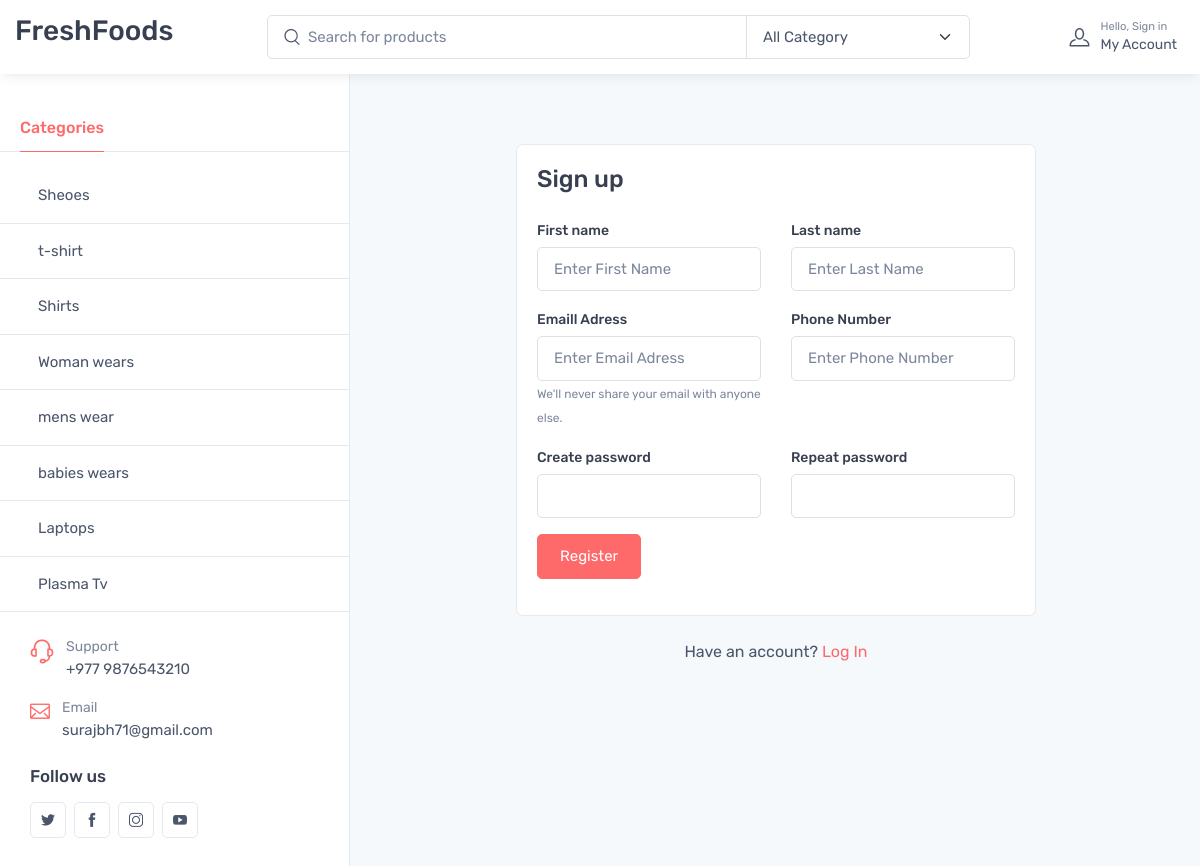
The page /accounts/register/ on the database as committed earlier.
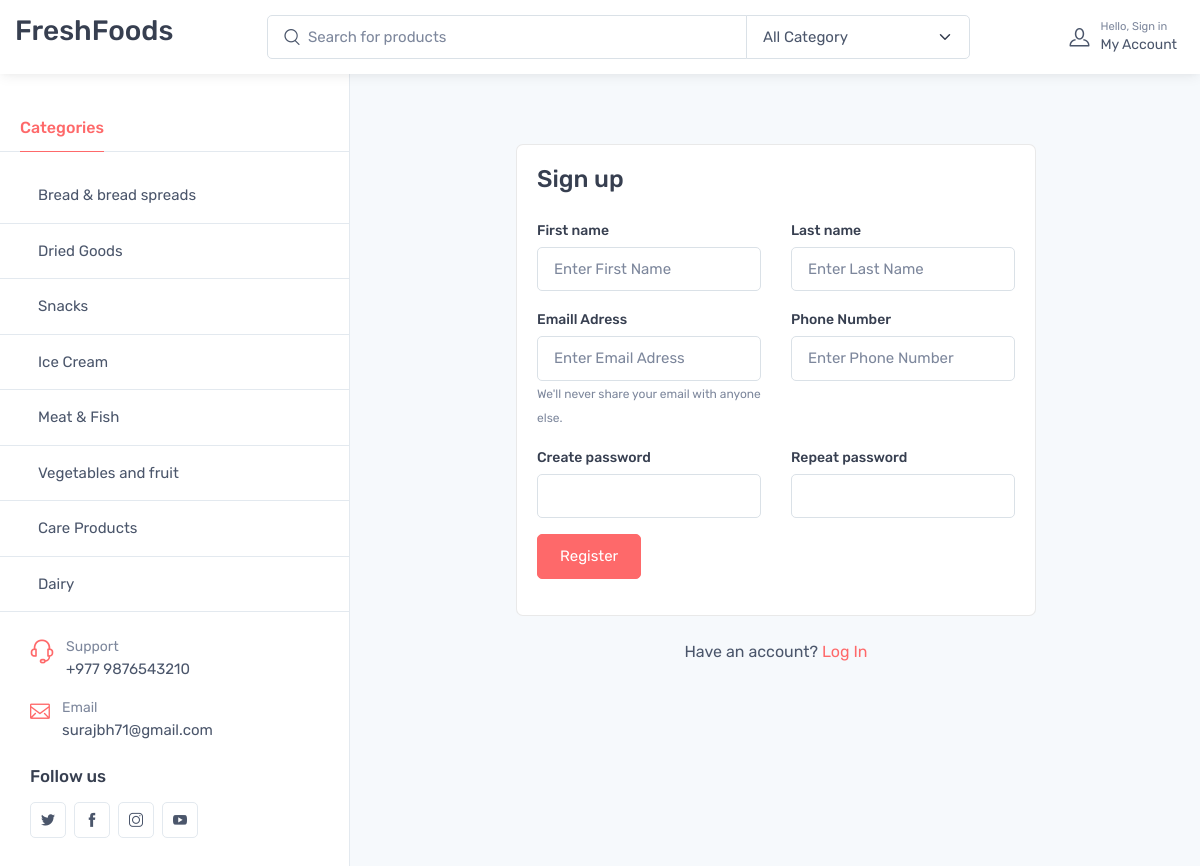
The same page on the database as committed later.
### category/models.py (models this page shows, shortened)
class Category(models.Model):
    category_name = models.CharField(max_length=200,unique=True)
    slug = models.SlugField(max_length=100, unique=True)
    icon = models.CharField(max_length=200)
    class Meta:
        verbose_name = 'catgory'
        verbose_name_plural = 'categories'

### accounts/views.py (the view)
# urls.py: path('register/', views.register,name='register' ),
def register(request):
    if request.method == "POST":
        form = RegistrationForm(request.POST)
        if form.is_valid():
            first_name = form.cleaned_data['first_name']
            last_name = form.cleaned_data['last_name']
            email = form.cleaned_data['email']
            username = email.split('@')[0]
            phone_number = form.cleaned_data['phone_number']
            password = form.cleaned_data['password']
            user = Account.objects.create_user(first_name=first_name, last_name=last_name, username=username, email=email, password=password)
            user.phone_number = phone_number
            user.is_active = True
            user.save()
            profile = UserProfile()
            profile.user_id = user.id
            profile.profile_pic = 'default/default-user.png'
            profile.save()
            return redirect('register')
    else:
        form = RegistrationForm()
    context = {
        'form': form
    }
    return render(request, 'accounts/register.html',context)

### accounts/forms.py (shortened to what this page needs)
class RegistrationForm(forms.ModelForm):
    password = forms.CharField(widget=forms.PasswordInput(attrs={
        'class': 'form-control',
    }))
    confirm_password = forms.CharField(widget=forms.PasswordInput(attrs={
        'class': 'form-control'
    }))
    first_name = forms.CharField(widget=forms.TextInput(attrs={
        'placeholder': 'Enter First Name',
        'class': 'form-control',
    }))
    last_name = forms.CharField(widget=forms.TextInput(attrs={
        'placeholder': 'Enter Last Name',
        'class': 'form-control'
    }))
    email = forms.CharField(widget=forms.EmailInput(attrs={
        'placeholder': 'Enter Email Adress',
        'class': 'form-control',
    }))
    phone_number = forms.CharField(widget=forms.NumberInput(attrs={
        'placeholder': 'Enter Phone Number',
        'class': 'form-control'
    }))
    class Meta:
        model = Account
        fields = ['first_name', 'last_name', 'email',
                  'phone_number', 'password', 'confirm_password']
    def __init__(self, *args, **kwargs):
       super(RegistrationForm, self).__init__(*args, **kwargs)

### accounts/templates/accounts/register.html (shortened to what this page needs)
{% extends "base.html" %}
{% block content %}
<main class="offcanvas-enabled" style="padding-top: 5rem;">
    <section class="ps-lg-4 pe-lg-3 pt-4">
        <div class="card mx-auto" style="max-width:520px; margin-top:40px;">
            <article class="card-body">
                <header class="mb-4">
                    <h4 class="card-title">Sign up</h4>
                </header>
                <form method="POST">
                    <div class="row">
                        <div class="col mb-3">
                            <label class="form-label">First name</label>
                            {{form.first_name}}
                        </div>
                        <div class="col mb-3">
                            <label class="form-label">Last name</label>
                            {{form.last_name}}
                        </div>
                    </div>
                    <div class="row">
                        <div class="mb-3 col-md-6">
                            <label class="form-label">Emaill Adress</label>
                            {{form.email}}
                            <small class="form-text text-muted">We'll never share your email with anyone else.</small>
                        </div>
                        <div class="mb-3 col-md-6">
                            <label class="form-label">Phone Number</label>
                            {{form.phone_number}}
                        </div>
                    </div>
                    <div class="row">
                        <div class="mb-3 col-md-6">
                            <label class="form-label">Create password</label>
                            {{form.password}}
                        </div>
                        <div class="mb-3 col-md-6">
                            <label class="form-label">Repeat password</label>
                            {{form.confirm_password}}
                        </div>
                    </div>
                    <div class="mb-3">
                        <button type="submit" class="btn btn-primary btn-block"> Register </button>
                    </div>
                </form>
            </article>
        </div>
        <p class="text-center mt-4">Have an account? <a href="{%url 'login'%}">Log In</a></p>
        <br><br>
    </section>
</main>
{% endblock content %}

### app/templates/sidebar.html (shortened to what this page needs)
<aside class="offcanvas offcanvas-expand w-100 border-end zindex-lg-5 pt-lg-5" id="sideNav"
        style="max-width: 21.875rem;">
        <div class="pt-2 d-none d-lg-block">
        </div>
        <ul class="nav nav-tabs mt-4 mt-lg-5 mb-0" role="tablist" style="min-height: 3rem;">
                <li class="nav-item">
                        <a class="nav-link fw-medium active" href="#categories" data-bs-toggle="tab"
                                role="tab">Categories</a>
                </li>
        </ul>
        <div class="offcanvas-body px-0 pt-3 pb-0" data-simplebar>
                <div class="sidebar-nav tab-pane fade show active" id="categories" role="tabpanel">
                        {% for i in links %}
                        <div class="border-bottom">
                                <a href="{% url 'store' %}?category={{i.category_name}}"
                                        class="nav-link-style d-block fs-md fw-normal py-3 px-grid-gutter">
                                        <span class="d-flex align-items-center">
                                                {{i.category_name}}
                                        </span>
                                </a>
                        </div>
                        {% endfor %}
                </div>
        </div>
        <div class="offcanvas-footer d-block px-grid-gutter pt-4 pb-4 mb-2">
                <div class="d-flex mb-3"><i class="ci-support h4 mb-0 fw-normal text-primary mt-1 me-1"></i>
                        <div class="ps-2">
                                <div class="text-muted fs-sm">Support</div><a class="nav-link-style fs-md"
                                        href="tel:+9876543210">+977 9876543210</a>
                        </div>
                </div>
                <div class="d-flex mb-3"><i class="ci-mail h5 mb-0 fw-normal text-primary mt-1 me-1"></i>
                        <div class="ps-2">
                                <div class="text-muted fs-sm">Email</div><a class="nav-link-style fs-md"
                                        href="mailto:customer@example.com">surajbh71@gmail.com</a>
                        </div>
                </div>
                <h6 class="pt-2 pb-1">Follow us</h6><a class="btn-social bs-outline bs-twitter me-2 mb-2" href="#"><i
                                class="ci-twitter"></i></a><a class="btn-social bs-outline bs-facebook me-2 mb-2"
                        href="#"><i class="ci-facebook"></i></a><a class="btn-social bs-outline bs-instagram me-2 mb-2"
                        href="#"><i class="ci-instagram"></i></a><a class="btn-social bs-outline bs-youtube me-2 mb-2"
                        href="#"><i class="ci-youtube"></i></a>
        </div>
</aside>

Rows that differ between the two databases and show on the page:
removed Category: category_name "Sheoes"
removed Category: category_name "t-shirt"
removed Category: category_name "Shirts"
removed Category: category_name "Woman wears"
removed Category: category_name "mens wear"
removed Category: category_name "babies wears"
removed Category: category_name "Laptops"
removed Category: category_name "Plasma Tv"
added Category: category_name "Bread & bread spreads"
added Category: category_name "Dried Goods"
added Category: category_name "Snacks"
added Category: category_name "Ice Cream"
added Category: category_name "Meat & Fish"
added Category: category_name "Vegetables and fruit"
added Category: category_name "Care Products"
added Category: category_name "Dairy"
